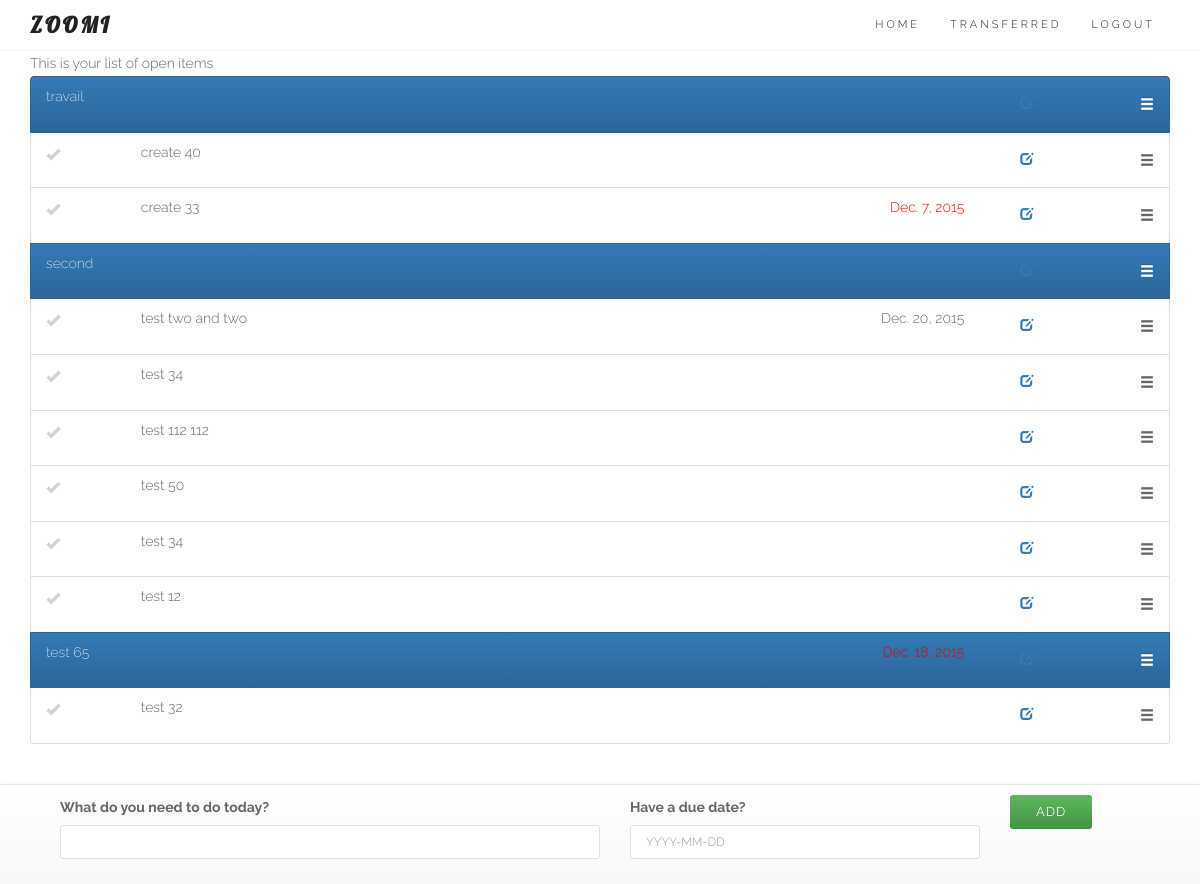
Before: / (signed in) with the older database file.
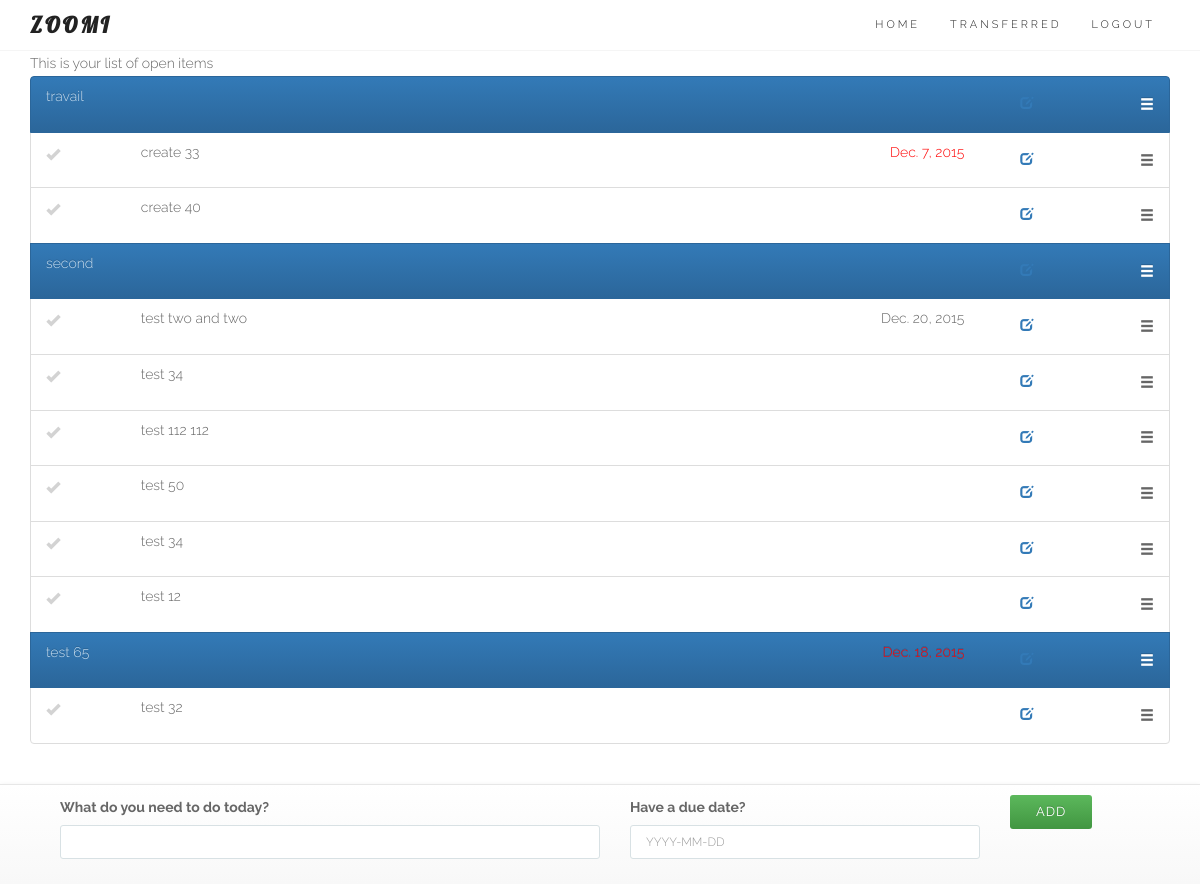
After: the same page with the newer database file.
### core/models.py (models this page shows, shortened)
class Entry(models.Model):
	user = models.ForeignKey(User)
	name = models.CharField(max_length=50)
	data = models.CharField(max_length=200, blank=True)
	order = models.IntegerField(default=1000)
	duedate = models.DateField(null=True, blank=True)
	done = models.BooleanField(default=False) # 0 = to do / 1 = completed
	impediment = models.BooleanField(default=False) # 0 = No / 1 = Yes
	transfered = models.BooleanField(default=False) # 0 = No / 1 = Yes = no longer in your List
	assignees = models.ManyToManyField(User, related_name='assignees',blank=True)
	section = models.BooleanField(default=False) # 0 = No / 1 = Yes
	created_at = models.DateTimeField(auto_now_add=True)
	class Meta:
		ordering = ['order']
		verbose_name_plural = "entries"
	def __str__(self):
		return str(self.name)
	def update_modal_entry_url(self):
		return reverse (viewname="entrymodal", args=[self.id])

### core/views.py (the view, shortened to what this page needs)
# urls.py: url(r'^$', login_required(coreviews.EntryListAppendViewBS.as_view()), name='entrylistBS'), # Bootstrap test
class EntryListAppendViewBS(ListAppendView):
	model = coremodels.Entry
	template_name = 'entry/listBS.html'
	context_object_name = 'entry'
	def get_queryset(self):
		return coremodels.Entry.objects.filter(Q(user=self.request.user, transfered=0) | Q(assignees=self.request.user), done=False).order_by('order')

### core/models.py
class EntryCreateForm(ModelForm):
	class Meta:
		model = Entry
		fields = ['name','duedate'] # the form on the homepage
	def __init__(self, *args, **kwargs): # current_business, as parameter (cf Creeam)
		super(EntryCreateForm, self).__init__(*args, **kwargs)
		self.fields['name'].label = "What do you need to do today?"
		self.fields['duedate'].label = "Have a due date?"
		self.fields['duedate'].widget.attrs['placeholder'] = "YYYY-MM-DD"
		self.fields['name'].widget.attrs['autofocus'] = "on"

### core/models.py (called while the page is built)
	def get(self, request, *args, **kwargs):
		self.object_list = self.get_queryset()
		allow_empty = self.get_allow_empty()
		if not allow_empty and len(self.object_list) == 0:
			raise Http404(_(u"Empty list and '%(class_name)s.allow_empty' is False.")
							% {'class_name': self.__class__.__name__})
		self.object = None
		form_class = self.get_form_class()
		form = self.get_form(form_class)
		context = self.get_context_data(object_list=self.object_list, form=form)
		return self.render_to_response(context)

### templates/entry/listBS.html (shortened to what this page needs)
{% extends "base/theme.html" %}
{% load sitegate %}
{% load staticfiles %}
{% block page_sub_title %}
This is your list of open items
{% endblock %}
{% block content %}
<link rel="stylesheet" href="{% static "css/zoomi.css" %}">
<section id="services">
	<div class="container">
		<div class="row ">
			<div class="col-lg-12 text-center">
						<ul id="todo_list_BS">
						   	{% for objects in object_list %}
									{% include 'entry/detailsBS.html' %}
							{% endfor %}
						</ul>
			</div>
		</div>
	</div>
</section>
{% endblock %}
{% block footer %}
	<footer class="navbar navbar-default navbar-fixed-bottom">
		<div class="container">
			{% include 'entry/create.html' %}
		</div>
	</footer>
{% endblock %}

### templates/entry/detailsBS.html
								<li id="entry_{{ objects.id }}" class="list-group-item {% if objects.section == 1 %}active{% endif %}">
								  	<div class="row">
										<div class="{% if objects.section == 1 %}hidden-xs hidden-sm hidden-md{% else %}col-xs-1 col-sm-1 col-md-1{% endif %}">
								   			<span class="{% if objects.section == 0 %}glyphicon glyphicon-ok entrycheckmark{% endif %} {% if objects.done == 1 %}completed{% else %}todo{% endif %}" onclick="EntryComplete({{ objects.id }})"> </span>
								   		</div>
								   		<div class="col-xs-9 col-sm-6 col-md-6 text-left">
								   			<p class="list-group-item-text">{{ objects }}</p>
								   		</div>
								   		{% if objects.section == 1 %}
											<div class="col-xs-1 col-sm-1 col-md-1"></div>
										{% endif %}
								   		<div class="hidden-xs col-sm-3 col-md-3 text-right">
								   			<p class="list-group-item-text">
										        {% if objects.duedate %}
										            <span class="
										                {% if objects.duedate|timesince >= "1 min" %}
										                overdue
										                {% endif %}
										                ">
										                {{ objects.duedate }}
										            </span>
										        {% endif %}
								   			</p>
									    </div>
								   		<div class="hidden-xs col-sm-1 col-md-1 text-right">
								   			<button type="button" class="btn btn-link" data-toggle="modal" data-toload="{{ objects.update_modal_entry_url }}" data-backdrop="true" data-target="#editModal">
												<span class="glyphicon glyphicon-edit editor">
								   			</button>
									    </div>
								   		<div class="col-xs-1 col-sm-1 col-md-1 text-right">
								   			<span class="glyphicon glyphicon-menu-hamburger selector">
									    </div>
									</div>
								</li>

Changed rows visible on the page:
changed Entry "create 33": moves up the list
